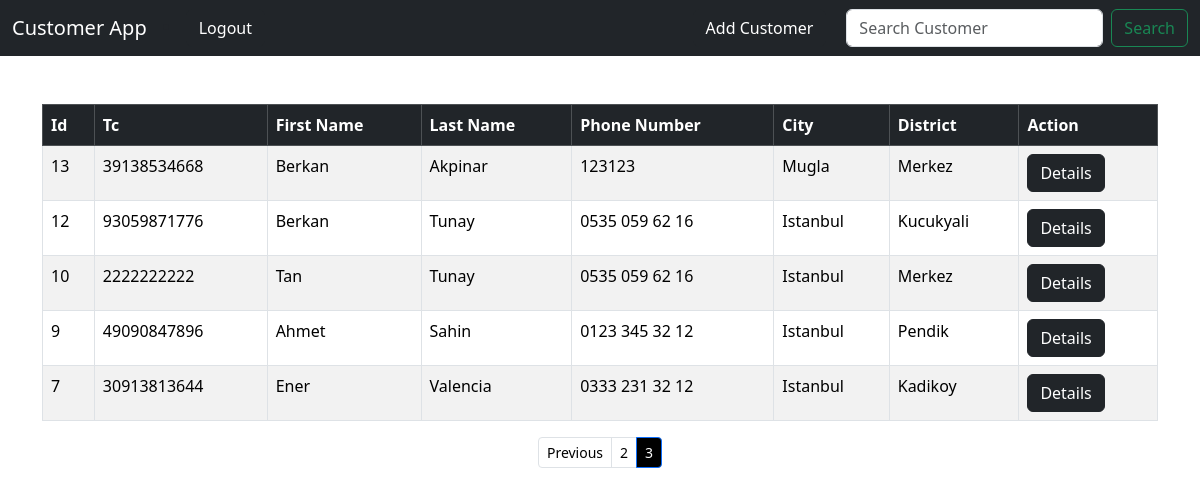
/?page=3 (signed in), run on the app's committed database.
### crm/models.py (models this page shows, shortened)
class Customer(models.Model):
    created_at = models.DateTimeField(auto_now_add=True)
    tc_no = models.IntegerField(editable=True, validators=[
        RegexValidator(
            r'^[1-9]{1}[0-9]{9}[02468]{1}$',
            message="Invalid Tc No ",
            code="invalid_number"
            )
        ], unique=True)
    first_name = models.CharField(max_length=50, editable=True)
    last_name =  models.CharField(max_length=50, editable=True)
    phone = models.CharField(max_length=15, editable=True)
    city =  models.CharField(max_length=50, editable=True)
    district =  models.CharField(max_length=50, editable=True)

### crm/views.py (the view)
# urls.py: 2. Add a URL to urlpatterns:  path('', views.home, name='home')
def home(request):
    if request.method == 'POST':
        username = request.POST['username']
        password = request.POST['password']
        user = authenticate(request, username=username, password=password)
        if user is not None:
            login(request, user)
            messages.success(request, "You have been logged in!")
            return redirect('home')
        else :
            messages.error(request, "There was an error! Please check your password or username!")
            return redirect('home')
    else :
        p = Paginator(Customer.objects.all().order_by('-created_at'), 7)
        page = request.GET.get('page')
        customers = p.get_page(page)
        return render(request, 'home.html', {'customers' : customers})

### crm/templates/home.html (shortened to what this page needs)
{% extends 'base.html' %}
{% block content %}
    {% if user.is_authenticated %}
        <table class="table table-striped table-hover table-bordered">
          <thead class="table-dark" >
            <tr >
              <th scope="col">Id</th>
              <th scope="col">Tc</th>
              <th scope="col">First Name</th>
              <th scope="col">Last Name</th>
              <th scope="col">Phone Number</th>
              <th scope="col">City</th>
              <th scope="col">District</th>
              <th scope="col">Action</th>
            </tr>
          </thead>
          <tbody>
              {% if customers %}
                {% for customer in customers %}
                    <tr>
                      <td>{{ customer.id }}</td>
                      <td>{{ customer.tc_no }}</td>
                      <td>{{ customer.first_name }}</td>
                      <td>{{ customer.last_name }}</td>
                      <td>{{ customer.phone }}</td>
                      <td>{{ customer.city }}</td>
                      <td>{{ customer.district }}</td>
                      <td><a href="{% url 'customer' customer.id %}" class="btn btn-dark">Details</a></td>
                    </tr>
                {% endfor %}
              {% endif %}
          </tbody>
        </table>
          <nav aria-label="Page navigation example">
            <ul class="pagination justify-content-center pagination-sm">
              {% if customers.has_previous %}
                <li class="page-item " ><a class="page-link" style="color: black;" href="?page={{ customers.previous_page_number }}">Previous</a></li>
                <li class="page-item "><a class="page-link" style="color: black;" href="?page={{ customers.previous_page_number }}">{{ customers.previous_page_number }}</a></li>
              {% endif %}
                <li class="page-item active">
                  <span class="page-link" style="color: white; background-color: black;">
                    {{ customers.number }}
                  </span>
                </li>
            </ul>
          </nav>
    {% endif %}
{% endblock content %}

### data on the page
Customer: id "13", tc_no "39138534668", first_name "Berkan", last_name "Akpinar", phone "123123", city "Mugla", district "Merkez"
Customer: id "12", tc_no "93059871776", first_name "Berkan", last_name "Tunay", phone "0535 059 62 16", city "Istanbul", district "Kucukyali"
Customer: id "10", tc_no "2222222222", first_name "Tan", last_name "Tunay", phone "0535 059 62 16", city "Istanbul", district "Merkez"
Customer: id "9", tc_no "49090847896", first_name "Ahmet", last_name "Sahin", phone "0123 345 32 12", city "Istanbul", district "Pendik"
Customer: id "7", tc_no "30913813644", first_name "Ener", last_name "Valencia", phone "0333 231 32 12", city "Istanbul", district "Kadikoy"

### other printed values
{{ customers.previous_page_number }} "2"
{{ customers.number }} "3"
